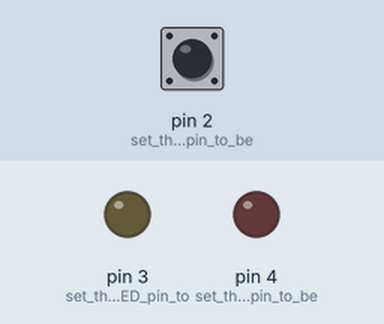
Bench run of a sketch on a simulated Arduino Uno, built with avr-gcc and run on an emulated ATmega328P. On the bench: output pins drawn as LEDs (lit = HIGH). Inputs (shaded band) come from the test bench; at power-on: pin 2 (set_the_switch_pin_to_be) LOW. Storage starts empty.

Above: at 1.2 s.
1.3 s: pin 2 (set_the_switch_pin_to_be) pulled HIGH for 1 s
At 1.6 s:
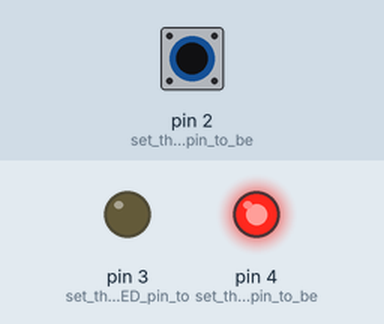
3.8 s: pin 2 (set_the_switch_pin_to_be) pulled HIGH for 3.2 s
At 8.4 s:
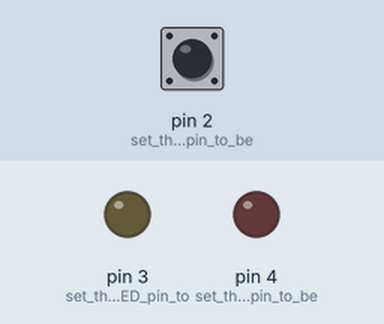
Timing chart, 0 to 9.9 s (numbered marks = the images above; inputs shaded):
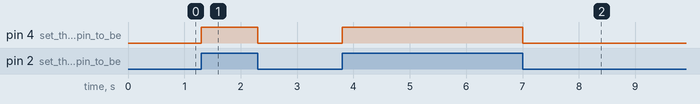

The sketch:

SwitchToggle1.ino
```cpp
#include <SD.h>

void setup() {
  pinMode(2, INPUT);    // set the switch pin to be an input
  pinMode(3, OUTPUT);   // set the yellow LED pin to be an output
  pinMode(4, OUTPUT);   // set the red LED pin to be an output
}
int count = 0;
void loop() {
  // put your main code here, to run repeatedly:
  SD.open("C:/ITP/PCom/log.txt");
  if(digitalRead(2)==HIGH)
  {
    count++;
    if(count%100)
    {
      digitalWrite(3, LOW);     // turn off the yellow LED
      digitalWrite(4, HIGH);
    }
    else
    {
      digitalWrite(4, LOW);     // turn on the yellow LED
      digitalWrite(3, HIGH);
    }

  }
  else
  {
      digitalWrite(4, LOW);     // turn on the yellow LED
      digitalWrite(3, LOW);
  }

}
```

Measured:
- after the input at 1.3 s, pin 4 (set_the_red_LED_pin_to_be): LOW → HIGH at once, → LOW 1.0 s later
- after the input at 3.8 s, pin 4 (set_the_red_LED_pin_to_be): LOW → HIGH at once, → LOW 3.2 s later
